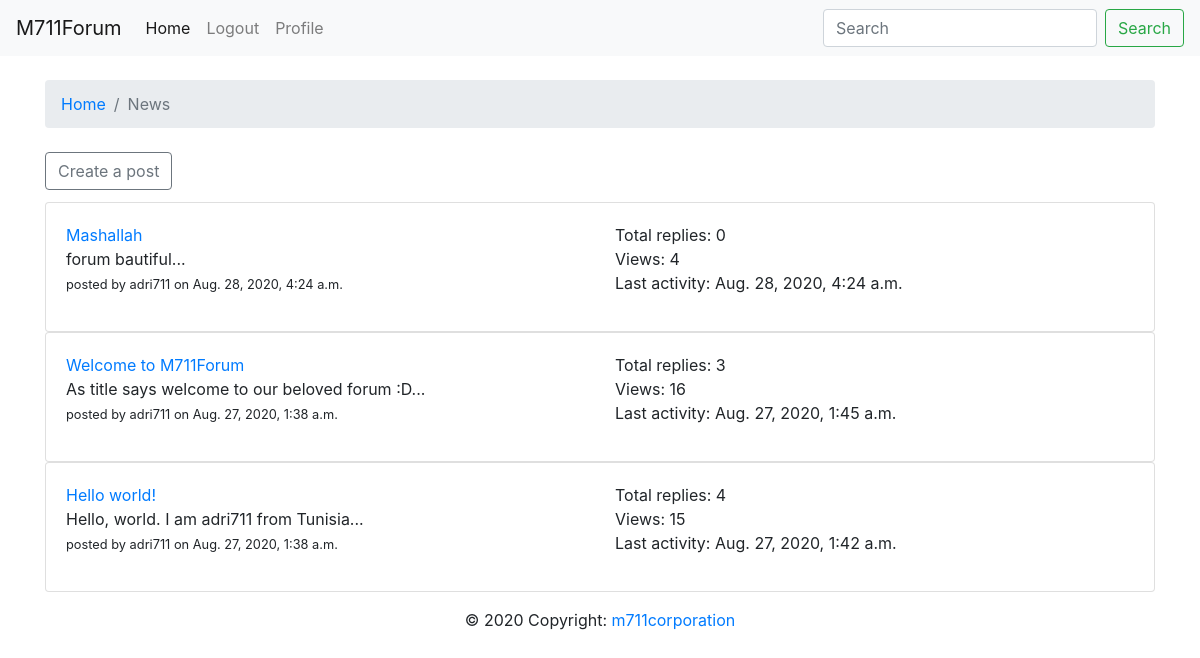
/forumdisplay/news/ (signed in), run on the app's committed database.
### board/models.py (models this page shows, shortened)
class board(models.Model):
	title = models.CharField(max_length=120)
	description = models.TextField()
	slug = models.SlugField()

class post(models.Model):
	title = models.CharField(max_length=236)
	content = models.TextField()
	post_board = models.ForeignKey(board, on_delete=models.CASCADE)
	author = models.ForeignKey(User, on_delete=models.CASCADE)
	release_date = models.DateTimeField(auto_now_add=True)
	views = models.IntegerField(default=0)
	last_activity = models.DateTimeField(auto_now_add=True)

### board/views.py (the view)
# urls.py: path('forumdisplay/<slug:boardslug>/', views.forumdisplay, name='forumdisplay'),
def forumdisplay(request, boardslug=None):
	context = { 'board': None }
	if boardslug:
		context['board'] = board.objects.all().filter(slug=boardslug).first()
		if context['board']:
			context['posts'] = post.objects.all().filter(post_board=context['board'])
			context['posts'] = context['posts'].order_by('-last_activity')
			[setattr(eachpost, 'reply_count', len(reply.objects.all().filter(reply_to=eachpost))) for eachpost in context['posts']]
			alter_posts(context['posts'])
		else:
			pass
	else:
		pass
	return render(request, "board/forumdisplay.html", context)

### board/views.py (called while the page is built)
def alter_posts(posts_list):
	for each_post in posts_list:
		each_post.content = each_post.content[:50] + '...'

### board/templates/board/forumdisplay.html
{% extends "board/base.html" %}
{% block content %}
{% if not board %}
<div class='container'>
	<br><div class="alert alert-danger" role="alert">
		<h4>ERROR 404</h4> We could not find a board with the specified slug <a href="{% url 'forum-home' %}">Click here to go to the home page</a>
	</div>
</div>
{% else %}
<div class="container">
<br><nav aria-label="breadcrumb">
  <ol class="breadcrumb">
    <li class="breadcrumb-item"><a href="{% url 'forum-home' %}">Home</a></li>
    <li class="breadcrumb-item active" aria-current="page">{{board.title}}</li>
</ol></nav><br>
<a class="btn btn-outline-secondary" href="{% url 'createpost' board.slug %}" role="button" style='margin-top: -16px; margin-bottom: 12px'>Create a post</a>
{% if posts %}
	{% for post in posts %}
			<div class="card">
			  <div class="card-body">
			  <div class="row">
			    <div class="col-sm">
			    	<a href="{% url 'postdisplay' board.slug post.id %}">{{post.title}}</a><br>{{post.content}}
			   		<p><small>posted by {{post.author.username}} on {{post.release_date}}</small></p>
			    </div>
			    <div class="col-sm">
			     Total replies: {{post.reply_count}} <br>
			     Views: {{post.views}} <br>
				 Last activity: {{post.last_activity}}
			    </div>
			  </div>
			  </div>
			</div>
	{% endfor %}
{% else %}
	<div class='card'>
		<div class='card-body'>This board is empty <a href="{% url 'forum-home' %}">click here</a> to go back to the home-page</div>
	</div>
{% endif %}
</div>
{% endif %}
{% endblock content %}

### data on the page
board: title "News"
post: title "Mashallah", content "forum bautiful...", author.username "adri711", release_date "Aug. 28, 2020, 4:24 a.m.", reply_count "0", views "4", last_activity "Aug. 28, 2020, 4:24 a.m."
post: title "Welcome to M711Forum", content "As title says welcome to our beloved forum :D...", author.username "adri711", release_date "Aug. 27, 2020, 1:38 a.m.", reply_count "3", views "16", last_activity "Aug. 27, 2020, 1:45 a.m."
post: title "Hello world!", content "Hello, world. I am adri711 from Tunisia...", author.username "adri711", release_date "Aug. 27, 2020, 1:38 a.m.", reply_count "4", views "15", last_activity "Aug. 27, 2020, 1:42 a.m."
